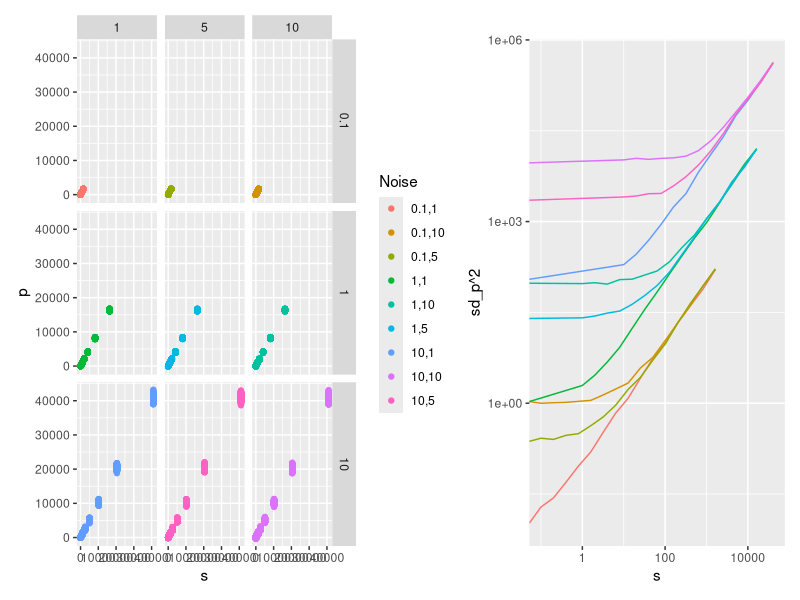

The R script that drew this image:
## ---- chunk 1
library(tidyverse)
library(patchwork)
library(ggpubr)
## ---- chunk 2
n_sample <- 1000
adu_per_e <- 20
sigma_rn_e <- 5
s_e_levels <- c(0.0, 1 * 2^(0:14))
dat <- tibble()
for(adu_per_e in c(0.1, 1, 10)) {
  for(sigma_rn_e in c(1, 5, 10)) {
for(s_e in s_e_levels) {
  sigma_e <- sqrt(sigma_rn_e^2 + s_e)
  p_e <- s_e + rnorm(n_sample, 0.0, sigma_e)
  s <- adu_per_e * s_e
  p <- adu_per_e * p_e
  dat <- bind_rows(dat, tibble(adu_per_e, sigma_rn_e, s_e, p_e, s, p))
}
  }
}
dat <- mutate(dat, adu_per_e = factor(adu_per_e), sigma_rn_e = factor(sigma_rn_e),
              Noise = sprintf("%s,%s", adu_per_e, sigma_rn_e))
dat <- filter(dat, p < 2^16)

sdat <- group_by(dat, adu_per_e, sigma_rn_e, Noise, s_e, s) %>%
  summarise(mean_p_e = mean(p_e), sd_p_e = sd(p_e),
            mean_p = mean(p), sd_p = sd(p))

g1 <- ggplot(dat) + geom_jitter(aes(s, p, color = Noise))
g1 <- g1 + facet_grid(adu_per_e ~ sigma_rn_e)
g2 <- ggplot(sdat) + geom_line(aes(s, sd_p^2, color = Noise))
g2 <- g2 + scale_x_log10() + scale_y_log10()
g1 + g2 + theme(legend.position = "none")
filter(sdat, Noise == "1,1") -> tsdat
nls(sd_p ~ sqrt(n^2 / k^2 + mean_p / k), data = tsdat, start = c(n = 1, k = 1))
